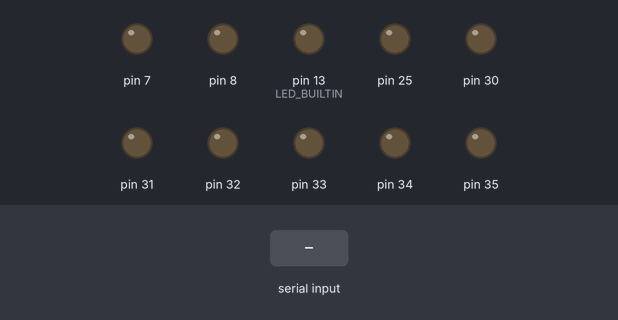
Bench run of a program on a simulated Teensy 4. Shown: output pins drawn as LEDs (lit = HIGH). Dashed ring = blinking. The inputs (shaded band) are chosen by the test bench. What the program prints to the serial monitor is not drawn.

Above: at 0.1 s.
At 2.1 s:
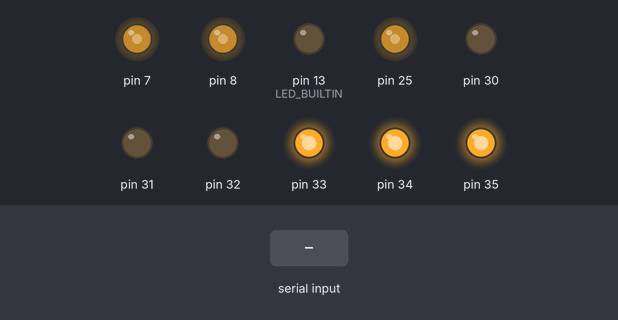
At 5.9 s:
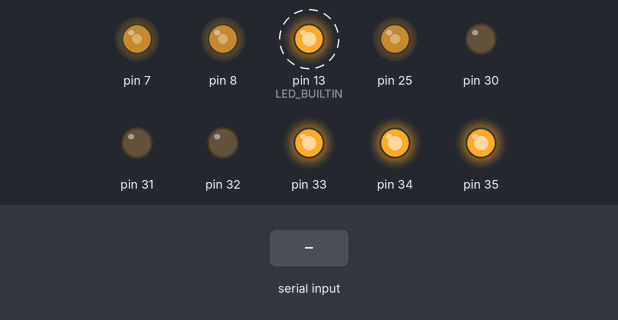
6.0 s: "90 45\n" received over Serial
9.0 s: "90 45\n" received over the second serial link
12.0 s: "200\n" received over Serial
15.0 s: "8\n" received over the second serial link
Timing chart, 0 to 19.0 s (numbered marks = the images above; inputs shaded):
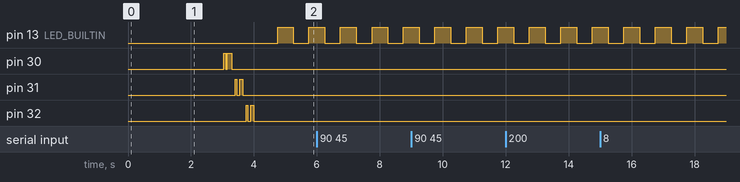

The program:

main.cpp
```cpp
// =============================================================================
// BVI NURing Teensy Firmware - main.cpp
//
// Three IntervalTimers run concurrently:
//
//   IT_DrivePWM      (1000 Hz) - calls Amplifier.DrivePWMFromISR() directly.
//                                Contains only analogWrite(); safe in ISR.
//
//   IT_PollAmplifiers ( 500 Hz) - sets flagPollHWSerial.
//                                 Main loop calls Amplifier.PollHWSerial()
//                                 to run the parallel state machines and update
//                                 shared encoder/current values.
//
//   IT_SendToPC      ( 200 Hz) - sets flagSendToPC.
//                                Main loop calls SerialPort.SendToPC() to push
//                                a TeensyToPcPacket with fresh telemetry.
//
// LED status (pins 30/31/32):
//   10 Hz blink - baud upgrade in progress (connected at 9600, waiting for 115200)
//   ON (solid)  - amplifier A/B/C successfully upgraded to 115200 baud
//   OFF         - upgrade failed (amplifier not responding at high baud)
//
// Built-in LED (pin 13):
//   1 Hz pulse  - powered on, no PC connection
//  10 Hz pulse  - PC serial connection active
// =============================================================================

#include <Arduino.h>
#include "T_SharedDataManager.h"
#include "T_AmplifierClass.h"
#include "T_SerialClass.h"

// ---- Shared objects ---------------------------------------------------------

SharedDataManager dataHandle;
T_AmplifierClass  Amplifier(dataHandle);
T_SerialClass     SerialPort(dataHandle);

// ---- ISR flags (volatile - written in ISR, cleared in main loop) ------------

volatile bool flagPollHWSerial = false;
volatile bool flagSendToPC     = false;

// ---- ISR callbacks ----------------------------------------------------------

// Global pointer so lambdas or plain functions can reach the Amplifier object
T_AmplifierClass* gAmplifier = nullptr;

void IT_DrivePWM_Callback() {
    if (gAmplifier) gAmplifier->DrivePWMFromISR();
}

void IT_PollAmp_Callback()  { flagPollHWSerial = true; }
void IT_SendPC_Callback()   { flagSendToPC     = true; }

// ---- IntervalTimers ---------------------------------------------------------

IntervalTimer IT_DrivePWM;
IntervalTimer IT_PollAmplifiers;
IntervalTimer IT_SendToPC;


// =============================================================================
// setup()
// =============================================================================

void setup() {

    pinMode(LED_BUILTIN, OUTPUT);
    digitalWriteFast(LED_BUILTIN, LOW);

    // Initialize USB serial first so the PC can see startup messages
    SerialPort.Begin();

    // Full amplifier init: reset, baud upgrade, PWM mode, enable, zero encoders
    // Status LEDs (pins 30/31/32) light up as each amp successfully upgrades.
    gAmplifier = &Amplifier;
    Amplifier.Begin();

    // Start interval timers after Begin() completes so PWM writes begin with
    // safe (off) values and the poll state machines start from IDLE.
    IT_DrivePWM.begin(IT_DrivePWM_Callback, PERIOD_PWM_US);
    IT_PollAmplifiers.begin(IT_PollAmp_Callback,  PERIOD_POLL_AMP_US);
    IT_SendToPC.begin(IT_SendPC_Callback,    PERIOD_SEND_PC_US);
}


// =============================================================================
// loop()
// =============================================================================

void loop() {

    // ---- Always: parse incoming bytes from the PC ---------------------------
    // ReadFromPC() updates commandedPwm and packetIndex in shared data.
    SerialPort.ReadFromPC();

    // ---- 500 Hz: run the parallel amplifier state machines ------------------
    if (flagPollHWSerial) {
        flagPollHWSerial = false;
        Amplifier.PollHWSerial();
    }

    // ---- 200 Hz: send telemetry packet to PC --------------------------------
    if (flagSendToPC) {
        flagSendToPC = false;
        SerialPort.SendToPC();
    }

    // ---- Built-in LED: heartbeat pulse --------------------------------------
    // 1 Hz when idle, 10 Hz when PC serial is active.
    static uint32_t ledLastToggle = 0;
    static bool     ledState      = false;
    uint32_t halfPeriod = SerialPort.IsConnected() ? 50 : 500;  // ms
    uint32_t now = millis();
    if (now - ledLastToggle >= halfPeriod) {
        ledLastToggle = now;
        ledState = !ledState;
        digitalWriteFast(LED_BUILTIN, ledState ? HIGH : LOW);
    }
}
```

T_AmplifierClass.h
```cpp
#pragma once

// =============================================================================
// T_AmplifierClass.h - Copley NES-090-10-Z amplifier handler
//
// Key design points vs. the reference code:
//
//   Baud upgrade: each amplifier is initialized at 9600 (Copley power-up
//   default) then upgraded to 115200 during Begin(). Verification is performed
//   after each upgrade; the corresponding status LED (pins 30/31/32) lights up
//   only if the upgrade succeeds.
//
//   Parallel state machines: instead of a String-based sequential queue, each
//   amplifier has its own AmpQueryState running on its own HW serial port.
//   All three query simultaneously so the round-trip time is ~3 ms total
//   rather than ~36 ms sequential.
//
//   ISR isolation: DrivePWMFromISR() contains ONLY analogWrite() calls and is
//   safe to call directly from a 1000 Hz IntervalTimer. PollHWSerial() runs
//   all non-ISR work and must be called from the main loop.
// =============================================================================

#include <Arduino.h>
#include <memory>
#include "T_Config.h"
#include "T_SharedDataManager.h"


// ---- Per-amplifier state machine ---------------------------------------------

struct AmpQueryState {

    enum class Phase : uint8_t {
        IDLE,       ///< Ready to start a new poll cycle
        SENT_POS,   ///< g r0x32\r sent, awaiting position response
        SENT_CUR    ///< g r0x0c\r sent (position received), awaiting current
    };

    Phase   phase    = Phase::IDLE;
    char    rxBuf[16] = {};  ///< Fixed receive buffer - zero heap allocation
    uint8_t rxIdx    = 0;

    // Latest parsed values - updated when a full poll cycle completes
    int32_t encoderCount = 0;  ///< Motor position in encoder counts
    int16_t currentRaw   = 0;  ///< Measured current in 0.01 A units
};


// ---- Amplifier handler -------------------------------------------------------

class T_AmplifierClass {
public:
    explicit T_AmplifierClass(SharedDataManager& dataHandle);

    // ---- Lifecycle ----------------------------------------------------------

    /**
     * @brief Full initialization sequence:
     *   1. Configure pins, set PWM resolution
     *   2. Reset all amplifiers (enable: HIGH→LOW→HIGH, 500ms)
     *   3. Start HW serial at 9600 (Copley power-up default)
     *   4. Per-amplifier: upgrade 9600→115200; LED on if verification passes
     *   5. Per-amplifier: set PWM current mode (s r0x24 3\r)
     *   6. Enable amplifiers
     *   7. Zero encoder positions (s r0x32 0\r)
     */
    void Begin();

    // ---- 1000 Hz ISR interface -----------------------------------------------

    /**
     * @brief Write commanded PWM to all three motor amplifiers.
     *        Contains ONLY analogWrite() - safe to call from an IntervalTimer ISR.
     *        Reads commandedPwm_* from shared data written by T_SerialClass.
     */
    void DrivePWMFromISR();

    // ---- 500 Hz main-loop interface ------------------------------------------

    /**
     * @brief Run the parallel state machines for all three HW serial ports.
     *        If all three are IDLE, starts a new poll cycle (sends g r0x32\r
     *        to all three simultaneously). Drains available bytes on each port
     *        and chains the current query (g r0x0c\r) as soon as position
     *        arrives. When all three complete, pushes results to shared data.
     *        Call from main loop when the poll flag is set.
     */
    void PollHWSerial();

    // ---- Control interface (called by T_SerialClass) -------------------------

    void Enable();
    void Disable();
    void ZeroEncoders();  ///< Send s r0x32 0\r to all three amplifiers

private:
    // ---- Init helpers -------------------------------------------------------

    /**
     * @brief Upgrade one amplifier from 9600 to 115200 baud per the Copley guide:
     *   1. Send "s r0x90 115200\r" at 9600
     *   2. Wait 150 ms
     *   3. Switch Teensy HW serial to 115200
     *   4. Verify by sending "g r0x90\r" and checking the response
     * @return true if the verification response contained a value near 115200
     */
    bool UpgradeBaudRate(HardwareSerial& port, uint8_t ledPin);

    /**
     * @brief Send "s r0x24 3\r" (PWM current mode) and wait for "ok\r".
     */
    void SetPwmMode(HardwareSerial& port);

    /** @brief Blocking delay that blinks ledPin at 10 Hz for durationMs. */
    void DelayBlink(uint8_t ledPin, uint32_t durationMs);

    /**
     * @brief Reset one amplifier: enable pin HIGH→LOW, wait 500 ms, HIGH.
     */
    void ResetAmplifier(uint8_t enablePin);

    // ---- Poll cycle helpers -------------------------------------------------

    /** @brief Send "g r0x32\r" to all three ports at once. */
    void StartPollCycle();

    /** @brief Drive one port's receive state machine one step. */
    void PollPort(HardwareSerial& port, AmpQueryState& amp);

    /** @brief True when all three amps have returned to IDLE. */
    bool AllIdle() const;

    /**
     * @brief Parse "v <integer>" from a fixed buffer.
     *        Expects rxBuf to contain the response without the trailing '\r'.
     */
    int32_t ParseValueResponse(const AmpQueryState& amp) const;

    // ---- Members ------------------------------------------------------------
    AmpQueryState ampA_, ampB_, ampC_;

    SharedDataManager&           dataHandle_;
    std::shared_ptr<ManagedData> shared_;
};
```

T_PacketTypes.h
```cpp
#pragma once

// =============================================================================
// T_PacketTypes.h - Shared binary packet definitions for PC ↔ Teensy serial
//
// These structs MUST be kept identical on both the PC side (PacketTypes.h) and
// the Teensy side (this file). Pragma pack(1) ensures no padding bytes so that
// sizeof() and memcpy-based serialisation match on both ends.
//
// Wire format for both directions:
//   [0xAA]  start byte
//   [N bytes]  raw struct payload (no padding)
//   [XOR checksum]  XOR of all payload bytes
//
// PC → Teensy payload:  8 bytes  (PcToTeensyPacket)
// Teensy → PC payload: 20 bytes  (TeensyToPcPacket)
// =============================================================================

#include <stdint.h>

// ---- Framing ----------------------------------------------------------------

static constexpr uint8_t PACKET_START_BYTE = 0xAA;

// ---- State bytes sent from PC to Teensy -------------------------------------

namespace PcState {
    static constexpr uint8_t IDLE        = 'I';
    static constexpr uint8_t CALIBRATING = 'C';
    static constexpr uint8_t FITTS       = 'F';
    static constexpr uint8_t READY       = 'R';  ///< RobotState::READY/GUIDING - preload tension held
}

// ---- State bytes sent from Teensy to PC -------------------------------------

namespace TeensyState {
    static constexpr uint8_t WAITING = 'W';   // No PC connection yet
    static constexpr uint8_t IDLE    = 'I';   // Connected, not driving
    static constexpr uint8_t DRIVING = 'D';   // Actively driving motors
    static constexpr uint8_t READY   = 'R';   // Connected, preload tension held (PcState::READY)
}

// ---- PC → Teensy (8 bytes payload) ------------------------------------------

#pragma pack(push, 1)

struct PcToTeensyPacket {
    uint8_t  state;         ///< PC system state (see PcState namespace)
    uint8_t  packet_index;  ///< 0–99 rolling counter; Teensy echoes this back
    uint16_t pwm_A;         ///< Motor A commanded PWM (0 = full torque, 2047 = off)
    uint16_t pwm_B;         ///< Motor B commanded PWM
    uint16_t pwm_C;         ///< Motor C commanded PWM
};

// ---- Teensy → PC (20 bytes payload) -----------------------------------------

struct TeensyToPcPacket {
    uint8_t  state;           ///< Teensy system state (see TeensyState namespace)
    uint8_t  packet_index;    ///< Echoed from the most recent valid PcToTeensyPacket
    int16_t  current_raw_A;   ///< Motor A measured current (raw ADC counts)
    int16_t  current_raw_B;   ///< Motor B measured current (raw ADC counts)
    int16_t  current_raw_C;   ///< Motor C measured current (raw ADC counts)
    int32_t  encoder_count_A; ///< Motor A incremental encoder count
    int32_t  encoder_count_B; ///< Motor B incremental encoder count
    int32_t  encoder_count_C; ///< Motor C incremental encoder count
};

#pragma pack(pop)

// Compile-time size guards - catch accidental struct changes immediately
static_assert(sizeof(PcToTeensyPacket)  ==  8, "PcToTeensyPacket must be 8 bytes");
static_assert(sizeof(TeensyToPcPacket)  == 20, "TeensyToPcPacket must be 20 bytes");
```

T_SerialClass.h
```cpp
#pragma once

// =============================================================================
// T_SerialClass.h - Full-duplex USB CDC serial handler
//
// RX: parse incoming PcToTeensyPacket frames, write commanded PWM and state
//     to shared data so T_AmplifierClass can act on them.
//
// TX: build TeensyToPcPacket from shared data (encoder counts, current) and
//     send at 200 Hz when flagSendToPC is set.
//
// The two functions are now split:
//   ReadFromPC()  - call every loop() to parse incoming bytes
//   SendToPC()    - call from the 200 Hz flagged path in loop()
// =============================================================================

#include <Arduino.h>
#include "T_PacketTypes.h"
#include "T_SharedDataManager.h"


class T_SerialClass {
public:
    explicit T_SerialClass(SharedDataManager& dataHandle);

    /** @brief Open the USB serial port. */
    void Begin();

    /**
     * @brief Parse any available incoming bytes from the PC.
     *        When a valid PcToTeensyPacket is received, updates shared data
     *        (commandedPwm, state, packetIndex).
     *        Call every loop() iteration.
     */
    void ReadFromPC();

    /**
     * @brief Build and transmit one TeensyToPcPacket from shared data.
     *        Call at 200 Hz from the flagged path in loop().
     */
    void SendToPC();

    bool IsConnected() const { return connected_; }

private:
    uint8_t ComputeChecksum(const uint8_t* data, size_t len) const;

    enum class RxPhase : uint8_t { WAIT_START, READ_PAYLOAD, READ_CHECKSUM };

    RxPhase  rxPhase_ = RxPhase::WAIT_START;
    uint8_t  rxBuf_[sizeof(PcToTeensyPacket)];
    uint8_t  rxIdx_   = 0;

    bool     connected_ = false;

    // Comms watchdog - millis() timestamp of the last valid packet. Checked
    // every ReadFromPC() call (see T_Config::WATCHDOG_TIMEOUT_MS).
    uint32_t lastValidPacketMillis_ = 0;

    SharedDataManager&           dataHandle_;
    std::shared_ptr<ManagedData> shared_;
};
```

T_SharedDataManager.h
```cpp
#pragma once

// =============================================================================
// T_SharedDataManager.h - Shared data bus between all firmware classes
//
// Mirrors the reference pattern exactly: a SharedDataManager owns a
// shared_ptr<ManagedData>; each class receives a reference to the manager
// and calls getData() in its constructor to hold its own shared_ptr copy.
//
// Data ownership:
//   AmplifierData.commandedPwm_*   written by T_SerialClass, read by ISR
//   AmplifierData.encoder_count_*  written by T_AmplifierClass, read by T_SerialClass
//   AmplifierData.current_raw_*    written by T_AmplifierClass, read by T_SerialClass
//   SystemData.*                   written by T_SerialClass
// =============================================================================

#include <Arduino.h>
#include <memory>
#include "T_Config.h"
#include "T_PacketTypes.h"


// ---- Amplifier data ----------------------------------------------------------

struct AmplifierData {

    bool isEnabled = false;

    // Measured values - written by T_AmplifierClass after each poll cycle,
    // read by T_SerialClass when building the outgoing TeensyToPcPacket.
    int32_t encoder_count_A = 0;   ///< Raw counts from g r0x32 (Maxon ENX 22: 1024 counts/rev)
    int32_t encoder_count_B = 0;
    int32_t encoder_count_C = 0;
    int16_t current_raw_A   = 0;   ///< 0.01 A units from g r0x0c (e.g. 150 = 1.50 A)
    int16_t current_raw_B   = 0;
    int16_t current_raw_C   = 0;

    // Commanded PWM - written by T_SerialClass (main thread) when a PC packet
    // arrives, read by DrivePWMFromISR() inside a 1000 Hz IntervalTimer.
    // uint16_t writes are atomic on Cortex-M7 - no mutex needed.
    volatile uint16_t commandedPwm_A = PWM_OFF;
    volatile uint16_t commandedPwm_B = PWM_OFF;
    volatile uint16_t commandedPwm_C = PWM_OFF;
};


// ---- System / comms data -----------------------------------------------------

struct SystemData {
    uint8_t teensyState = TeensyState::WAITING;
    uint8_t packetIndex = 0;   ///< Echoed from the most recent valid PC packet
};


// ---- Top-level managed data --------------------------------------------------

struct ManagedData {
    AmplifierData Amplifier;
    SystemData    System;
};


// ---- Shared data manager -----------------------------------------------------

class SharedDataManager {
public:
    SharedDataManager();

    /** @brief Returns a shared_ptr to the single ManagedData instance. */
    std::shared_ptr<ManagedData> getData();

private:
    std::shared_ptr<ManagedData> data_;
};
```

T_SharedDataManager.cpp
```cpp
#include "T_SharedDataManager.h"

SharedDataManager::SharedDataManager()
    : data_(std::make_shared<ManagedData>()) {}

std::shared_ptr<ManagedData> SharedDataManager::getData() {
    return data_;
}
```

Source omitted: T_AmplifierClass.cpp (12675 bytes), T_SerialClass.cpp (5431 bytes), T_Config.h (2439 bytes)

Measured:
- by itself, pin 13 (LED_BUILTIN): alternates HIGH for 0.50 s and LOW for 0.50 s
